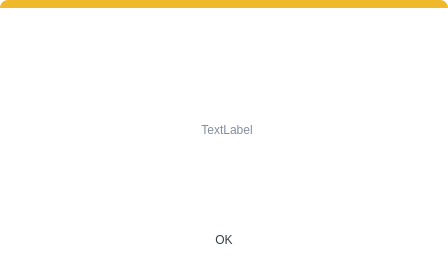
<?xml version="1.0" encoding="UTF-8"?>
<ui version="4.0">
 <class>MessageBox</class>
 <widget class="QWidget" name="MessageBox">
  <property name="geometry">
   <rect>
    <x>0</x>
    <y>0</y>
    <width>448</width>
    <height>271</height>
   </rect>
  </property>
  <property name="styleSheet">
   <string notr="true">QWidget{
    background-color: #FFFFFF;
    border-radius: 8px;    
}</string>
  </property>
  <widget class="QWidget" name="TopPart" native="true">
   <property name="geometry">
    <rect>
     <x>0</x>
     <y>0</y>
     <width>448</width>
     <height>16</height>
    </rect>
   </property>
   <property name="styleSheet">
    <string notr="true">QWidget{
background-color:#EFB92B;
border-radius: 8px;
}</string>
   </property>
   <widget class="QWidget" name="widget_5" native="true">
    <property name="geometry">
     <rect>
      <x>0</x>
      <y>8</y>
      <width>448</width>
      <height>8</height>
     </rect>
    </property>
    <property name="styleSheet">
     <string notr="true">QWidget{
background-color:white;
}</string>
    </property>
   </widget>
  </widget>
  <widget class="Line" name="Seperate">
   <property name="geometry">
    <rect>
     <x>0</x>
     <y>200</y>
     <width>448</width>
     <height>1</height>
    </rect>
   </property>
   <property name="styleSheet">
    <string notr="true">Line{
background-color:#DDE3ED;
}</string>
   </property>
   <property name="orientation">
    <enum>Qt::Horizontal</enum>
   </property>
  </widget>
  <widget class="QPushButton" name="InfoIcon">
   <property name="geometry">
    <rect>
     <x>0</x>
     <y>30</y>
     <width>448</width>
     <height>41</height>
    </rect>
   </property>
   <property name="text">
    <string/>
   </property>
   <property name="icon">
    <iconset>
     <normaloff>../../../Users/Public/TWAIN/Resources/QMessageBox_Icon.png</normaloff>../../../Users/Public/TWAIN/Resources/QMessageBox_Icon.png</iconset>
   </property>
   <property name="iconSize">
    <size>
     <width>32</width>
     <height>32</height>
    </size>
   </property>
  </widget>
  <widget class="QPushButton" name="OKButton">
   <property name="geometry">
    <rect>
     <x>0</x>
     <y>210</y>
     <width>448</width>
     <height>60</height>
    </rect>
   </property>
   <property name="styleSheet">
    <string notr="true">QPushButton{
color:#353D45;
}</string>
   </property>
   <property name="text">
    <string>OK</string>
   </property>
  </widget>
  <widget class="QWidget" name="layoutWidget">
   <property name="geometry">
    <rect>
     <x>1</x>
     <y>81</y>
     <width>451</width>
     <height>98</height>
    </rect>
   </property>
   <layout class="QHBoxLayout" name="CenterTextPart">
    <item>
     <spacer name="horizontalSpacer_3">
      <property name="orientation">
       <enum>Qt::Horizontal</enum>
      </property>
      <property name="sizeHint" stdset="0">
       <size>
        <width>32</width>
        <height>96</height>
       </size>
      </property>
     </spacer>
    </item>
    <item>
     <widget class="QLabel" name="messageBoxContent">
      <property name="minimumSize">
       <size>
        <width>384</width>
        <height>0</height>
       </size>
      </property>
      <property name="styleSheet">
       <string notr="true">QLabel{
color:#828D9E;
}</string>
      </property>
      <property name="text">
       <string>TextLabel</string>
      </property>
      <property name="alignment">
       <set>Qt::AlignCenter</set>
      </property>
     </widget>
    </item>
    <item>
     <spacer name="horizontalSpacer_4">
      <property name="orientation">
       <enum>Qt::Horizontal</enum>
      </property>
      <property name="sizeHint" stdset="0">
       <size>
        <width>32</width>
        <height>96</height>
       </size>
      </property>
     </spacer>
    </item>
   </layout>
  </widget>
 </widget>
 <resources/>
 <connections/>
</ui>
